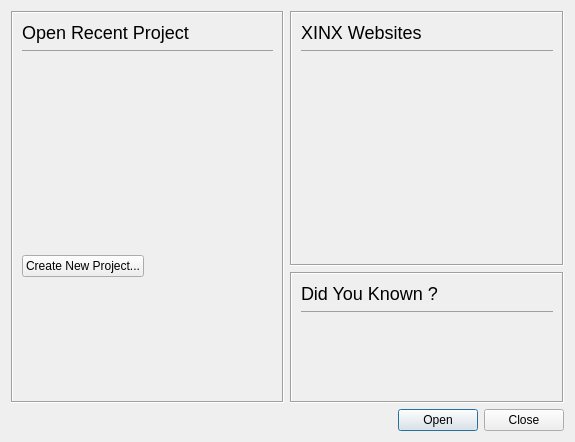
<?xml version="1.0" encoding="UTF-8"?>
<ui version="4.0">
 <class>WelcomDialog</class>
 <widget class="QDialog" name="WelcomDialog">
  <property name="geometry">
   <rect>
    <x>0</x>
    <y>0</y>
    <width>575</width>
    <height>429</height>
   </rect>
  </property>
  <property name="windowTitle">
   <string>Welcom to XINX</string>
  </property>
  <property name="styleSheet">
   <string notr="true">QTextBrowser, QAbstractItemView {
    background-color:transparent;
}

* { 
	color: black;
}</string>
  </property>
  <layout class="QGridLayout" name="gridLayout">
   <item row="0" column="0" rowspan="2">
    <widget class="QFrame" name="recentProjectsFrame">
     <property name="frameShape">
      <enum>QFrame::Box</enum>
     </property>
     <property name="frameShadow">
      <enum>QFrame::Sunken</enum>
     </property>
     <layout class="QGridLayout" name="gridLayout_5">
      <property name="horizontalSpacing">
       <number>0</number>
      </property>
      <property name="verticalSpacing">
       <number>3</number>
      </property>
      <property name="rightMargin">
       <number>9</number>
      </property>
      <item row="0" column="0" colspan="3">
       <widget class="QLabel" name="projTitleLabel">
        <property name="sizePolicy">
         <sizepolicy hsizetype="MinimumExpanding" vsizetype="Maximum">
          <horstretch>0</horstretch>
          <verstretch>0</verstretch>
         </sizepolicy>
        </property>
        <property name="text">
         <string>&lt;html&gt;
	&lt;head&gt;
		&lt;style type=&quot;text/css&quot;&gt;p, li { white-space: pre-wrap; }&lt;/style&gt;
	&lt;/head&gt;
	&lt;body style=&quot;font-family:'MS Shell Dlg 2'; font-size:8.25pt; font-weight:400; font-style:normal;&quot;&gt;
		&lt;span style=&quot;font-size:x-large&quot;&gt;Open Recent Project&lt;/span&gt;
		&lt;hr/&gt;
	&lt;/body&gt;
&lt;/html&gt;</string>
        </property>
        <property name="alignment">
         <set>Qt::AlignLeading|Qt::AlignLeft|Qt::AlignTop</set>
        </property>
       </widget>
      </item>
      <item row="3" column="0">
       <widget class="QPushButton" name="createNewProjectButton">
        <property name="text">
         <string>Create New Project...</string>
        </property>
       </widget>
      </item>
      <item row="4" column="0">
       <spacer name="verticalSpacer">
        <property name="orientation">
         <enum>Qt::Vertical</enum>
        </property>
        <property name="sizeHint" stdset="0">
         <size>
          <width>20</width>
          <height>40</height>
         </size>
        </property>
       </spacer>
      </item>
      <item row="1" column="0" colspan="3">
       <widget class="WelcomTreeWidget" name="projectWidget">
        <property name="sizePolicy">
         <sizepolicy hsizetype="Preferred" vsizetype="Preferred">
          <horstretch>0</horstretch>
          <verstretch>0</verstretch>
         </sizepolicy>
        </property>
        <property name="focusPolicy">
         <enum>Qt::NoFocus</enum>
        </property>
        <property name="frameShape">
         <enum>QFrame::NoFrame</enum>
        </property>
        <property name="selectionMode">
         <enum>QAbstractItemView::NoSelection</enum>
        </property>
        <property name="verticalScrollMode">
         <enum>QAbstractItemView::ScrollPerPixel</enum>
        </property>
       </widget>
      </item>
     </layout>
    </widget>
   </item>
   <item row="0" column="1">
    <widget class="QFrame" name="sitesFrame">
     <property name="sizePolicy">
      <sizepolicy hsizetype="Preferred" vsizetype="MinimumExpanding">
       <horstretch>0</horstretch>
       <verstretch>0</verstretch>
      </sizepolicy>
     </property>
     <property name="frameShape">
      <enum>QFrame::Box</enum>
     </property>
     <property name="frameShadow">
      <enum>QFrame::Sunken</enum>
     </property>
     <layout class="QVBoxLayout" name="verticalLayout_3">
      <item>
       <widget class="QLabel" name="sitesTitleLabel">
        <property name="sizePolicy">
         <sizepolicy hsizetype="Preferred" vsizetype="Maximum">
          <horstretch>0</horstretch>
          <verstretch>0</verstretch>
         </sizepolicy>
        </property>
        <property name="text">
         <string>&lt;html&gt;
	&lt;head&gt;
		&lt;style type=&quot;text/css&quot;&gt;p, li { white-space: pre-wrap; }&lt;/style&gt;
	&lt;/head&gt;
	&lt;body style=&quot;font-family:'MS Shell Dlg 2'; font-size:8.25pt; font-weight:400; font-style:normal;&quot;&gt;
		&lt;span style=&quot;font-size:x-large&quot;&gt;XINX Websites&lt;/span&gt;
		&lt;hr/&gt;
	&lt;/body&gt;
&lt;/html&gt;</string>
        </property>
        <property name="alignment">
         <set>Qt::AlignLeading|Qt::AlignLeft|Qt::AlignTop</set>
        </property>
       </widget>
      </item>
      <item>
       <widget class="WelcomTreeWidget" name="sitesTreeWidget">
        <property name="sizePolicy">
         <sizepolicy hsizetype="Preferred" vsizetype="Preferred">
          <horstretch>0</horstretch>
          <verstretch>0</verstretch>
         </sizepolicy>
        </property>
        <property name="focusPolicy">
         <enum>Qt::NoFocus</enum>
        </property>
        <property name="frameShape">
         <enum>QFrame::NoFrame</enum>
        </property>
        <property name="selectionMode">
         <enum>QAbstractItemView::NoSelection</enum>
        </property>
        <property name="verticalScrollMode">
         <enum>QAbstractItemView::ScrollPerPixel</enum>
        </property>
       </widget>
      </item>
     </layout>
    </widget>
   </item>
   <item row="1" column="1">
    <widget class="QFrame" name="tipFrame">
     <property name="frameShape">
      <enum>QFrame::Box</enum>
     </property>
     <property name="frameShadow">
      <enum>QFrame::Sunken</enum>
     </property>
     <layout class="QVBoxLayout" name="verticalLayout_4">
      <item>
       <widget class="QLabel" name="sitesTitleLabel_2">
        <property name="sizePolicy">
         <sizepolicy hsizetype="Preferred" vsizetype="Maximum">
          <horstretch>0</horstretch>
          <verstretch>0</verstretch>
         </sizepolicy>
        </property>
        <property name="text">
         <string>&lt;html&gt;
	&lt;head&gt;
		&lt;style type=&quot;text/css&quot;&gt;p, li { white-space: pre-wrap; }&lt;/style&gt;
	&lt;/head&gt;
	&lt;body style=&quot;font-family:'MS Shell Dlg 2'; font-size:8.25pt; font-weight:400; font-style:normal;&quot;&gt;
		&lt;span style=&quot;font-size:x-large&quot;&gt;Did You Known ?&lt;/span&gt;
		&lt;hr/&gt;
	&lt;/body&gt;
&lt;/html&gt;</string>
        </property>
        <property name="alignment">
         <set>Qt::AlignLeading|Qt::AlignLeft|Qt::AlignTop</set>
        </property>
       </widget>
      </item>
      <item>
       <widget class="QTextBrowser" name="textBrowser">
        <property name="frameShape">
         <enum>QFrame::NoFrame</enum>
        </property>
       </widget>
      </item>
     </layout>
    </widget>
   </item>
   <item row="2" column="0" colspan="2">
    <widget class="QDialogButtonBox" name="buttonBox">
     <property name="orientation">
      <enum>Qt::Horizontal</enum>
     </property>
     <property name="standardButtons">
      <set>QDialogButtonBox::Close|QDialogButtonBox::Open</set>
     </property>
    </widget>
   </item>
  </layout>
 </widget>
 <customwidgets>
  <customwidget>
   <class>WelcomTreeWidget</class>
   <extends>QListWidget</extends>
   <header>welcomdlgimpl_p.h</header>
  </customwidget>
 </customwidgets>
 <resources/>
 <connections>
  <connection>
   <sender>buttonBox</sender>
   <signal>accepted()</signal>
   <receiver>WelcomDialog</receiver>
   <slot>accept()</slot>
   <hints>
    <hint type="sourcelabel">
     <x>248</x>
     <y>254</y>
    </hint>
    <hint type="destinationlabel">
     <x>157</x>
     <y>274</y>
    </hint>
   </hints>
  </connection>
  <connection>
   <sender>buttonBox</sender>
   <signal>rejected()</signal>
   <receiver>WelcomDialog</receiver>
   <slot>reject()</slot>
   <hints>
    <hint type="sourcelabel">
     <x>316</x>
     <y>260</y>
    </hint>
    <hint type="destinationlabel">
     <x>286</x>
     <y>274</y>
    </hint>
   </hints>
  </connection>
 </connections>
</ui>
